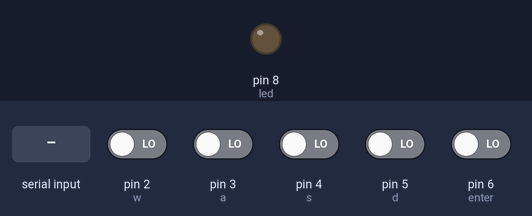
Bench run of a sketch on a simulated Arduino Uno, built with avr-gcc and run on an emulated ATmega328P. Parts: output pins drawn as LEDs (lit = HIGH). Inputs (shaded band) come from the test bench; at power-on: pin 2 (w), pin 3 (a), pin 4 (s), pin 5 (d), pin 6 (enter) LOW. What the sketch prints to the serial monitor is not drawn.

Above: at 1.2 s.
1.3 s: pin 2 (w) driven HIGH
3.4 s: "1" received over Serial
At 5.2 s:
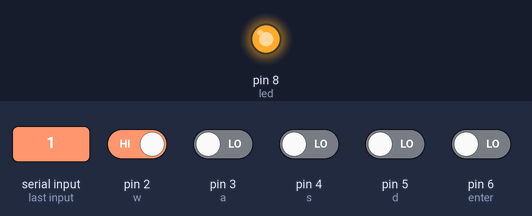
6.4 s: pin 3 (a) driven HIGH
8.1 s: pin 4 (s) driven HIGH
9.9 s: pin 5 (d) driven HIGH
11.7 s: pin 6 (enter) driven HIGH
Timing chart, 0 to 14.5 s (numbered marks = the images above; inputs shaded):
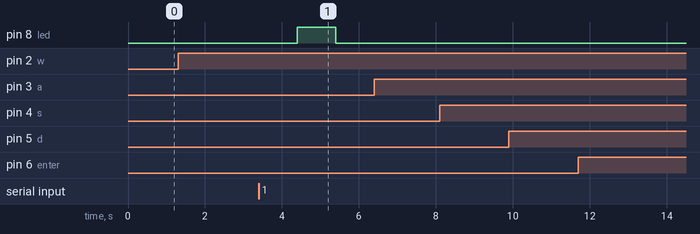

The sketch:

ProyectoI.ino
```cpp
int w = 2;
int a = 3;
int s = 4;
int d = 5;
int enter = 6;

int led = 8;
int sound = 9;

int bs1 = 0;
int bs2 = 0;
int bs3 = 0;
int bs4 = 0;
long interval = 500;
String ledStr = "led";
String soundNM = "tunenm";
String soundM = "tunem";
long previousMillis = 0;
void setup() {
  pinMode(w, INPUT);
  pinMode(a, INPUT);
  pinMode(s, INPUT);
  pinMode(d, INPUT);
  pinMode(led, OUTPUT);
  Serial.begin(9600);
}
void loop() {
  if(digitalRead(w) == HIGH){
      Serial.write("w");
    }
    if(digitalRead(a) == HIGH){
      Serial.write("a");
    }
    if(digitalRead(s) == HIGH){
      Serial.write("s");
    }
    if(digitalRead(d) == HIGH){
      Serial.write("d");
    }
    if(digitalRead(enter) == HIGH){
      Serial.write("e");
    }
  if(Serial.available()>0){
    unsigned long currentMillis = millis();
    String cad = Serial.readString();
    if(ledStr.compareTo(cad)==0){
      digitalWrite(led, HIGH);
      delay(1000);
      digitalWrite(led, LOW);
      delay(1000);
      digitalWrite(led, HIGH);
      delay(1000);
      digitalWrite(led, LOW);
      delay(1000);
    }
    if(soundNM.compareTo(cad)==0){
      tone(9, 2000);
      delay(1000);
      noTone(9);
      previousMillis = currentMillis;
    }
    if(soundM.compareTo(cad)==0){
      tone(9, 2500);
      delay(500);
      tone(9, 2000);
      delay(1000);
      noTone(9);
      previousMillis = currentMillis;
    }
    if(digitalRead(w) == HIGH){
      //Serial.println("w");
      digitalWrite(led, HIGH);
      delay(1000);
      digitalWrite(led, LOW);
    }
    else if(currentMillis - previousMillis > interval){
      noTone(9);
      digitalWrite(led, LOW);
    }
  }
}
```

Measured:
- after the input at 1.3 s, every drawn part: stays the same
- after the input at 3.4 s, pin 8 (led): LOW → HIGH after 1.0 s, → LOW 1.0 s later
- after the input at 6.4 s, every drawn part: stays the same
- after the input at 8.1 s, every drawn part: stays the same
- after the input at 9.9 s, every drawn part: stays the same
- after the input at 11.7 s, every drawn part: stays the same
